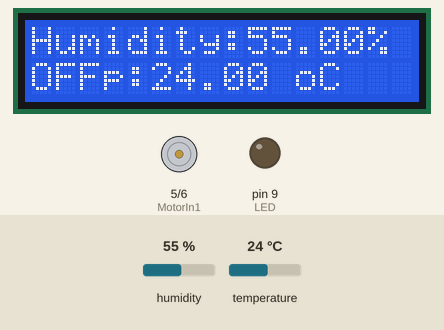
The sketch below on a simulated Arduino Uno, built with avr-gcc and run on an emulated ATmega328P. On the bench: 16×2 character LCD, motor-driver pin pairs drawn as motors (green arrow = first pin HIGH = forward, orange = second pin HIGH = backward, longer = more drive), output pins drawn as LEDs (lit = HIGH). The inputs (shaded band) are chosen by the test bench; at power-on: temperature 24 °C, humidity 55 %. WiFi joins after 1.5 s; servers stay silent unless stated; what the sketch prints to the serial monitor is not drawn.

Above: at 3.8 s.
3.9 s: temperature set to 28 °C
At 7.4 s:
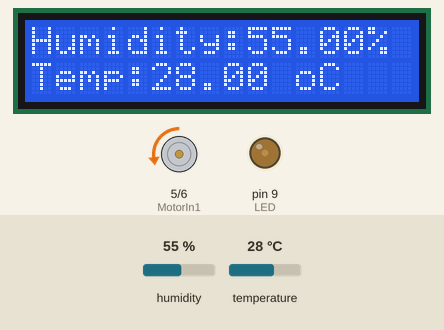
7.7 s: temperature set to 33 °C
At 12.4 s:
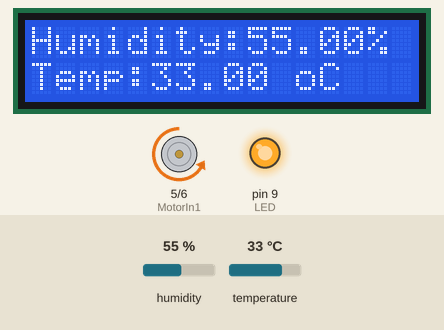
12.7 s: temperature set to 29 °C
At 17.4 s:
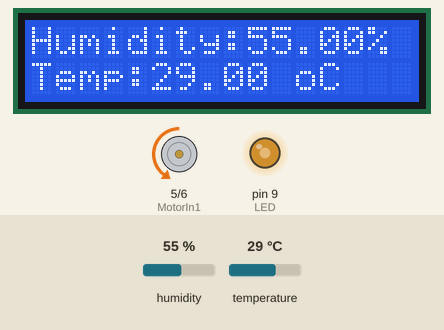
17.7 s: humidity set to 22 %
At 21.4 s:
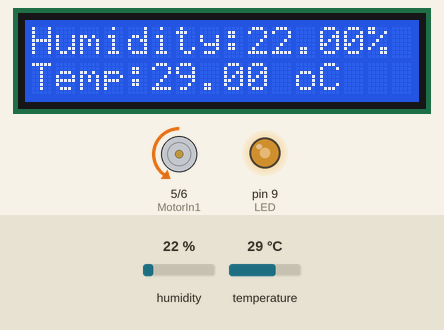
21.7 s: humidity set to 40 %
At 23.4 s:
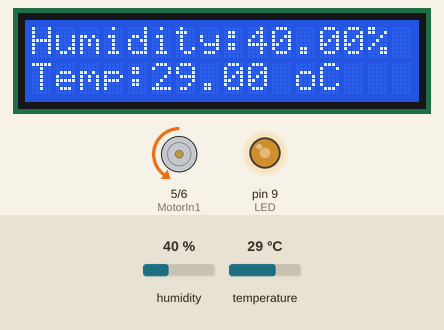
Timing chart, 0 to 24.9 s (numbered marks = the images above; inputs shaded):
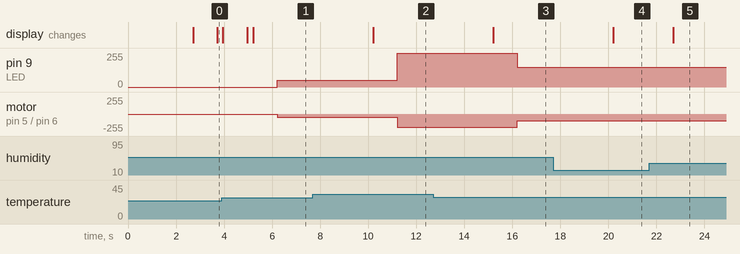

The sketch:

0527wifi.ino
```cpp
#include <SoftwareSerial.h>
#include <Wire.h>
#include <LiquidCrystal_I2C.h>
#include <DHT.h>
#include <DHT_U.h>
#define DHTTYPE DHT11
#define DHTPIN 13

/*WIFI*/
SoftwareSerial myWifi(2, 3);
#include <WiFiEsp.h>
#include <WiFiEspClient.h>
char ssid[] = "mh";
char pass[] = "19991006";
int status = WL_IDLE_STATUS;
WiFiEspClient esp_client;
void printWifiData();
void printCurrentNet();
/*WIFI*/

int dhtPin = 13;
const int MotorIn1 = 5;
const int MotorIn2 = 6;
int LED = 9;
DHT dht(dhtPin, DHTTYPE);
LiquidCrystal_I2C lcd(0x27,16,2);

int STATUE=0;

void setup()
{
  Serial.begin(9600);
  Serial.println(F("DHT11 test!"));
  dht.begin();
  lcd.init(); // initialize the lcd
  pinMode(MotorIn1, OUTPUT);
  pinMode(MotorIn2, OUTPUT);
  pinMode(LED, OUTPUT);
  lcd.backlight();
  lcd.setCursor(1,0);
  lcd.print("Hello !");
  delay(1000);

  myWifi.begin(9600);
  myWifi.listen();
  WiFi.init(& myWifi);

  // check for the presence of the shield
  if (WiFi.status() == WL_NO_SHIELD) {
    Serial.println("WiFi shield not present");
    // don't continue
    while (true);
  }

  // attempt to connect to WiFi network
  while ( status != WL_CONNECTED) {
    Serial.print("Attempting to connect to WPA SSID: ");
    Serial.println(ssid);
    // Connect to WPA/WPA2 network
    status = WiFi.begin(ssid, pass);
  }// check for the presence of the shield
  if (WiFi.status() == WL_NO_SHIELD) {
    Serial.println("WiFi shield not present");
    // don't continue
    while (true);
  }

  // attempt to connect to WiFi network
  while ( status != WL_CONNECTED) {
    Serial.print("Attempting to connect to WPA SSID: ");
    Serial.println(ssid);
    // Connect to WPA/WPA2 network
    status = WiFi.begin(ssid, pass);
  }
  printCurrentNet();
  printWifiData();

}

void loop()
{
  float h = dht.readHumidity();
  float t = dht.readTemperature();
  float f = dht.readTemperature(true);
  String sh = String(h, 2);// using a float and the decimal places
  String st = String(t, 2);// using a float and the decimal places

  if (isnan(h) || isnan(t) || isnan(f)) {
    Serial.println(F("Failed to read from DHT sensor!"));
    return;
  }else{
    Serial.print(F("Humidity: "));
    Serial.print(h);
    Serial.println(F("%"));
    Serial.print(F("Temperature: "));
    Serial.print(t);
    Serial.println(F("°C "));
    // Print a message to the LCD.
    lcd.clear();
    lcd.backlight();
    lcd.setCursor(0,0);
    lcd.print(F("Humidity:"));
    lcd.print(h);
    lcd.print(F("%"));
    lcd.setCursor(0,1);
    lcd.print(F("Temp:"));
    lcd.print(t);
    lcd.print(F(" oC"));
    }
    delay(1000);
    if(t>=31){
    spin3();
    }else if(t>=29&&t<31){
    spin2();
    }else if(t>=27.5&&t<29){
    spin1();
    }else if(t<27.5){
      motorstop();
    }
    ///555before(26/28/30)
    //after{27.5/29/31)
    myWifi.listen();
  if (esp_client.connectSSL("docs.google.com", 443)) {
       esp_client.println("GET /forms/d/e/1FAIpQLSdMFuuUFGngaemfvvylB_8peBO5RmMxNLXQlJnhq6o8mkTxGg/formResponse?entry.87393030="+ sh +"&entry.565758616="+ st +"&entry.1335350502="+ String(STATUE)+"&submit=Submit HTTP/1.1");
       esp_client.println("Host: docs.google.com");
       esp_client.println("Connection: close");
       esp_client.println();
       esp_client.stop();
  }
}

void motorstop()
{
  analogWrite(MotorIn1, 0);
  analogWrite(MotorIn2, 0);
  digitalWrite(LED, LOW);
  Serial.println(F("OFF"));
  lcd.setCursor(0,1);
  lcd.print("OFF");
  STATUE=0;
}

void spin1()
{
  analogWrite(MotorIn1,0);
  analogWrite(MotorIn2,50);
  analogWrite(LED,50);
  Serial.println(F("ON1"));
  STATUE=1;
}
void spin2()
{
  analogWrite(MotorIn1,0);
  analogWrite(MotorIn2,100);
  analogWrite(LED,150);
  Serial.println(F("ON2"));
  STATUE=2;
}
void spin3()
{
  analogWrite(MotorIn1,0);
  analogWrite(MotorIn2,200);
  analogWrite(LED,255);
  Serial.println(F("ON3"));
  STATUE=3;
}
void printWifiData()
{
  // print your WiFi shield's IP address
  IPAddress ip = WiFi.localIP();
  Serial.print("IP Address: ");
  Serial.println(ip);

  // print your MAC address
  byte mac[6];
  WiFi.macAddress(mac);
  char buf[20];
  sprintf(buf, "%02X:%02X:%02X:%02X:%02X:%02X", mac[5], mac[4], mac[3], mac[2], mac[1], mac[0]);
  Serial.print("MAC address: ");
  Serial.println(buf);
}

void printCurrentNet()
{
  // print the SSID of the network you're attached to
  Serial.print("SSID: ");
  Serial.println(WiFi.SSID());

  // print the MAC address of the router you're attached to
  byte bssid[6];
  WiFi.BSSID(bssid);
  char buf[20];
  sprintf(buf, "%02X:%02X:%02X:%02X:%02X:%02X", bssid[5], bssid[4], bssid[3], bssid[2], bssid[1], bssid[0]);
  Serial.print("BSSID: ");
  Serial.println(buf);

  // print the received signal strength
  long rssi = WiFi.RSSI();
  Serial.print("Signal strength (RSSI): ");
  Serial.println(rssi);
}
```

Measured:
- the behaviour switches between 31 and 30 °C on temperature (found by bisection; images 2 and 3)
- after the input at 3.9 s, pin 9 (LED): 0/255 → 50/255 after 2.3 s; motor on pin 5 (MotorIn1) / pin 6 (MotorIn2): stopped → backward 50/255 after 2.3 s
- after the input at 7.7 s, pin 9 (LED): 50/255 → 255/255 after 3.5 s; motor on pin 5 (MotorIn1) / pin 6 (MotorIn2): backward 50/255 → backward 200/255 after 3.5 s; the display: changes after 2.5 s (image 2)
- after the input at 12.7 s, pin 9 (LED): 255/255 → 150/255 after 3.5 s; motor on pin 5 (MotorIn1) / pin 6 (MotorIn2): backward 200/255 → backward 100/255 after 3.5 s; the display: changes after 2.5 s (image 3)
- after the input at 17.7 s, the display: changes after 2.5 s (image 4)
- after the input at 21.7 s, the display: changes after 1.0 s (image 5)
